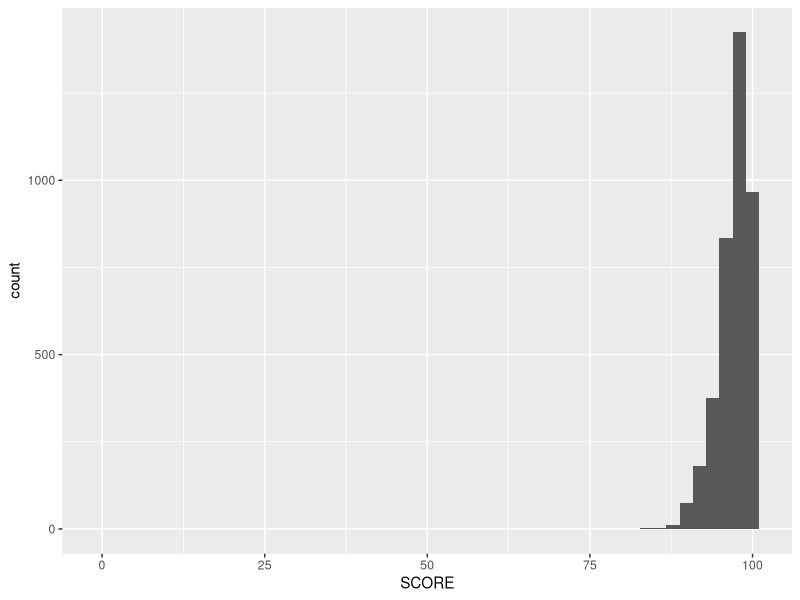
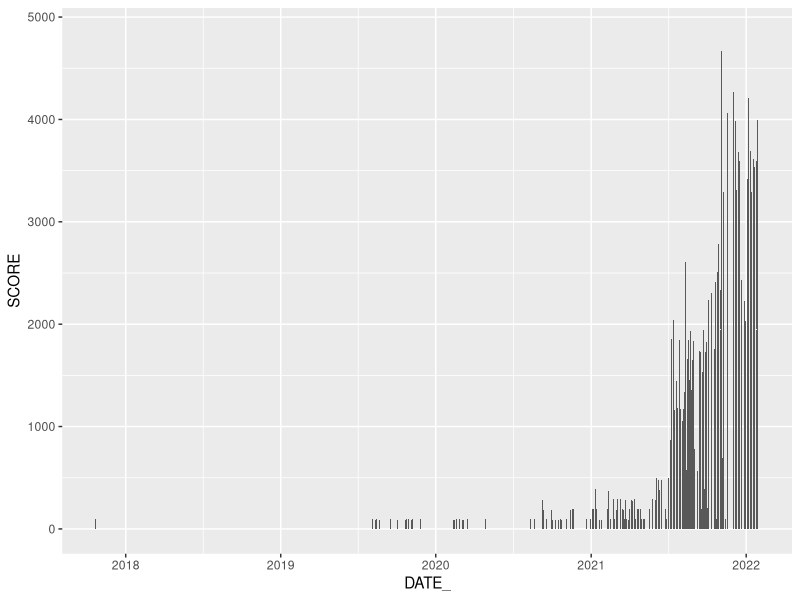
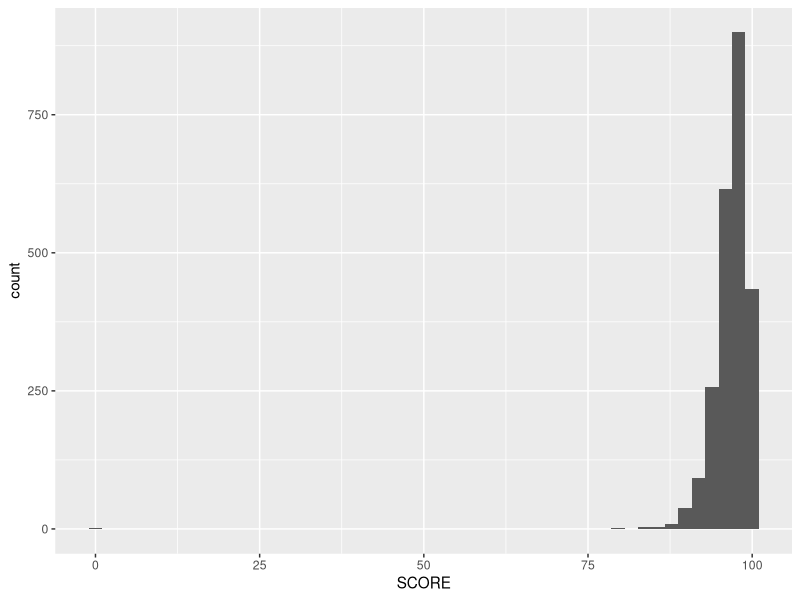
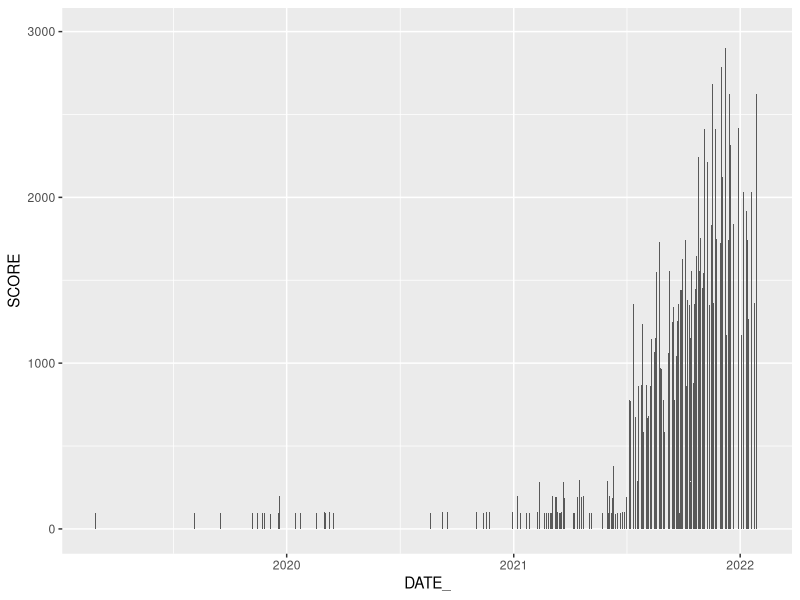

Generate these figures, in order, with R: (Note: this script raises an error after producing the figures.)
library(tidyverse)
library(lubridate)
data = read_csv("restaurant_inspections.csv")
#Histogram of all inspection scores (Q1)
ggplot(data, aes(x=SCORE)) +
  geom_histogram(bins = 50) 

# Most of the scores are in the 90s but there is one outlier with a score of 0    
min(data$SCORE)
which(data$SCORE == 0)

# Plot of scores over time, showing that newer restaurants have higher scores
# Q2
ggplot(data, aes(x=DATE_, y=SCORE)) +
  geom_col()

# Looking at how cities are written differently (Q3)
unique(data$CITY)

# Recoding city names (Q3)
data$CITY = recode(data$CITY, "Raleigh"="RALEIGH", "FUQUAY-VARINA"="FUQUAY VARINA", "Fuquay Varina"="FUQUAY VARINA", "Fuquay-Varina"="FUQUAY VARINA",
                               "Apex"="APEX", "Zebulon"="ZEBULON", "Holly Springs"="HOLLY SPRINGS", "HOLLY SPRING"="HOLLY SPRINGS", "Cary"="CARY", "Morrisville"="MORRISVILLE", "MORRISVILE"="MORRISVILLE", "Garner"="GARNER", "Wake Forest"="WAKE FOREST")

# Grouping data by city, averaging the inspection scores for each (Q3)
cities = group_by(data, CITY) %>%
  summarize(
    SCORE=mean(SCORE)
  )


# Grouping data by inspector (Q4)
inspectors = group_by(data, INSPECTOR) %>%
  summarize(
    SCORE=mean(SCORE)
  )

# Sample size per city (Q5)
cities_samplesize = group_by(data, CITY) %>%
  summarize(
    SampleSize=n()
  )

# Sample size per inspector (Q5)
inspectors_samplesize = group_by(data, INSPECTOR) %>%
  summarize(
    SampleSize=n()
  )

# Grouping data by facility with average scores for each (Q6)
facility = group_by(data, FACILITYTYPE) %>%
  summarize(
    SCORE=mean(SCORE)
  )

sum(is.na(data$FACILITYTYPE))


# Filtering the data (Q7)
restaurant_data = filter(data, FACILITYTYPE == "Restaurant")

# Histogram of restaurants (Q7)
ggplot(restaurant_data, aes(x=SCORE)) +
  geom_histogram(bins = 50) 


# Plot of scores over time for restaurants (Q7)
ggplot(restaurant_data, aes(x=DATE_, y=SCORE)) +
  geom_col()

# Looking at how cities are written differently (Q7)
unique(restaurant_data$CITY)

# Recoding RTP acronym
data$CITY = recode(restaurant_data$CITY, "RTP"="RESEARCH TRIANGLE PARK")


# Grouping restaurant data by city, averaging the inspection scores for each (Q7)
restaurant_data_cities = group_by(restaurant_data, CITY) %>%
  summarize(
    SCORE=mean(SCORE)
  )

# Grouping restaurant data by inspector (Q7)
restaurant_data_inspectors = group_by(restaurant_data, INSPECTOR) %>%
  summarize(
    SCORE=mean(SCORE)
  )

# Sample size per city (Q7)
restaurant_data_cities_samplesize = group_by(restaurant_data, CITY) %>%
  summarize(
    SampleSize=n()
  )

# Sample size per inspector (Q7)
restaurant_data_inspectors_samplesize = group_by(restaurant_data, INSPECTOR) %>%
  summarize(
    SampleSize=n()
  )
